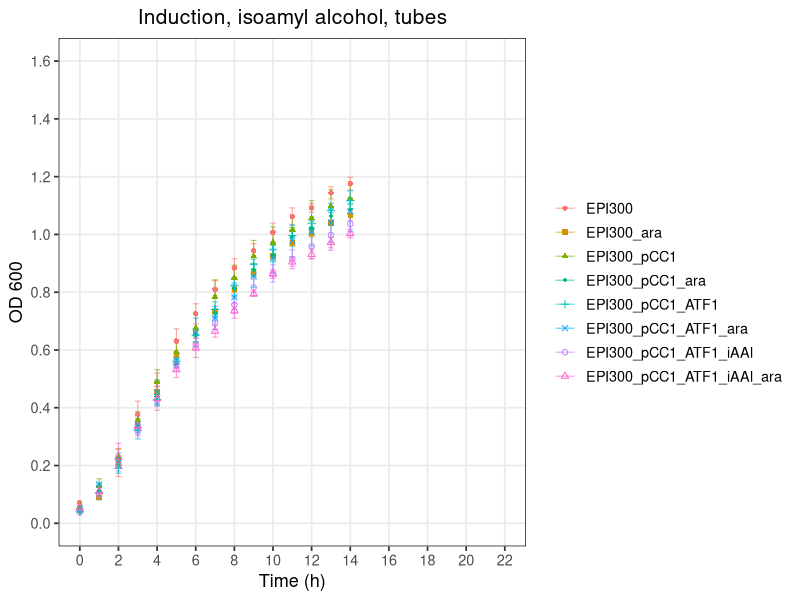
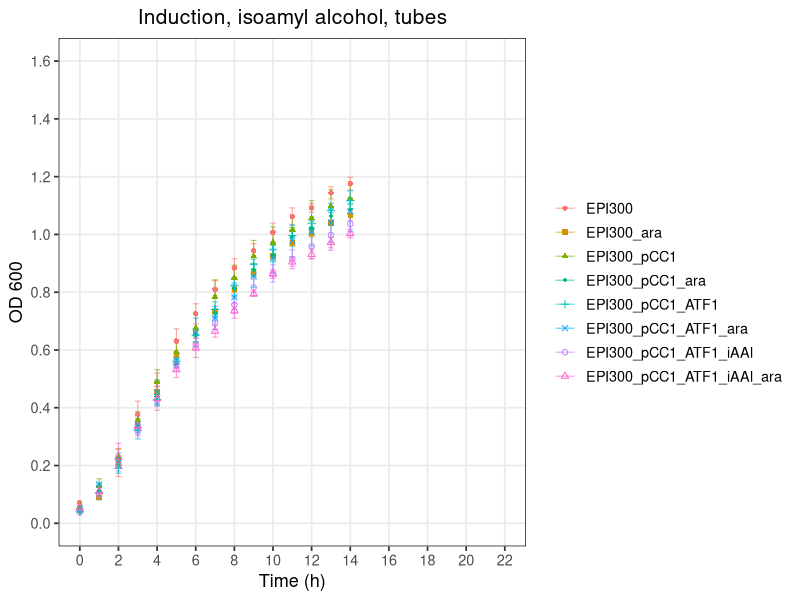

Recreate these plots in R, in order.
# ============================================================
# Plot: Induction, isoamyl alcohol (OD600 vs Time)
# ============================================================

library(tidyverse)

# ---- 1. Read the raw CSV --------------------------------------------------
# The file has a 2-row header:
#   Row 1: strain names (merged across Avg/SD column pairs)
#   Row 2: "Avg" / "SD" labels
# We read both header rows manually, then build clean column names.

raw <- read_csv("Arab_Induction_14h.csv", col_names = FALSE, skip = 2,
                show_col_types = FALSE)

header1 <- read_csv("Arab_Induction_14h.csv", col_names = FALSE, n_max = 1,
                    show_col_types = FALSE) |> unlist(use.names = FALSE)
header2 <- read_csv("Arab_Induction_14h.csv", col_names = FALSE, skip = 1, n_max = 1,
                    show_col_types = FALSE) |> unlist(use.names = FALSE)

# Forward-fill the strain names across their Avg/SD column pair
strain_names <- header1
for (i in seq_along(strain_names)) {
  if (is.na(strain_names[i]) && i > 1) strain_names[i] <- strain_names[i - 1]
}

# Drop fully empty trailing columns
keep <- !is.na(header2) | seq_along(header2) == 1
raw         <- raw[, keep]
strain_names <- strain_names[keep]
header2      <- header2[keep]

# Build final column names: "Time", "<strain>_Avg", "<strain>_SD"
col_names <- c("Time",
               paste0(strain_names[-1], "_", header2[-1]))
colnames(raw) <- col_names

# ---- 2. Reshape to long format (Avg + SD, for plotting with error bars) ---
strains <- unique(strain_names[-1])

df_long <- raw |>
  pivot_longer(
    cols = -Time,
    names_to = c("Strain", ".value"),
    names_pattern = "(.*)_(Avg|SD)"
  ) |>
  rename(OD600 = Avg) |>
  mutate(Strain = factor(Strain, levels = strains))

# ---- 3. Plot ---------------------------------------------------------------
# 8 visually distinct shapes (mix of filled/open so they're tellable apart
# even without color): circle, square, triangle, diamond, plus, x, open circle, open triangle
shape_values <- c(16, 15, 17, 18, 3, 4, 1, 2)

p <- ggplot(df_long, aes(x = Time, y = OD600, color = Strain, shape = Strain)) +
  geom_errorbar(aes(ymin = OD600 - SD, ymax = OD600 + SD), width = 0.3,
                linewidth = 0.4, alpha = 0.6) +
  geom_point(size = 1.5) +
  scale_shape_manual(values = shape_values) +
  scale_x_continuous(breaks = seq(0, 22, by = 2), limits = c(0, 22)) +
  scale_y_continuous(breaks = seq(0, 1.6, by = 0.2), limits = c(0, 1.6)) +
  labs(
    title = "Induction, isoamyl alcohol, tubes",
    x = "Time (h)",
    y = "OD 600",
    color = NULL,
    shape = NULL
  ) +
  theme_bw(base_size = 13) +
  theme(
    panel.grid.minor = element_blank(),
    plot.title = element_text(hjust = 0.5, size = 15),
    legend.key = element_blank()
  )

print(p)

ggsave("Induction_Combined_T.png", p, width = 9, height = 5, dpi = 300)
